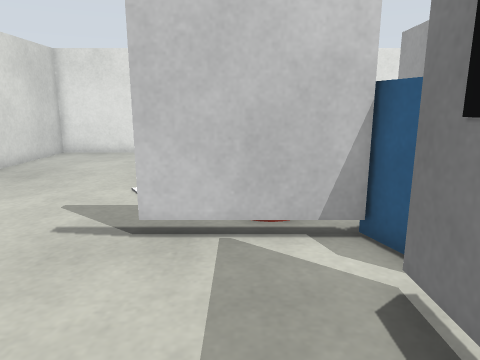
[1] (above)

16 first-person views from a walk through a world built for the Gazebo simulator. The camera is 0.54 m above the floor, tilts 12° down and sees 70° across. The floor is counted in squares, 0.2 m on a side. Each view is taken from the middle of a square. On the plan, view 1 faces up. The plan holds only what a view shows up to about 20 squares ahead; the rest is blank. Robots are left out.

[2]
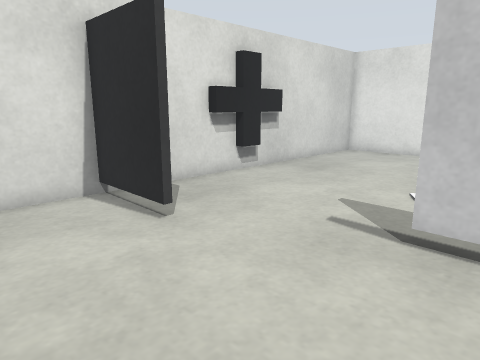

[3]
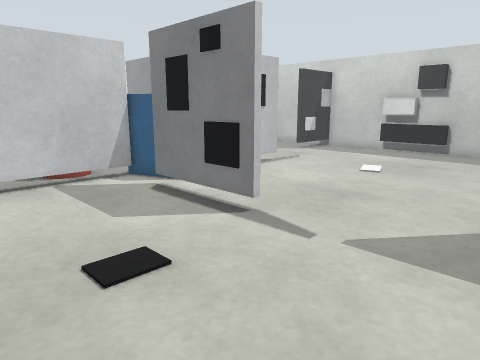

[4]
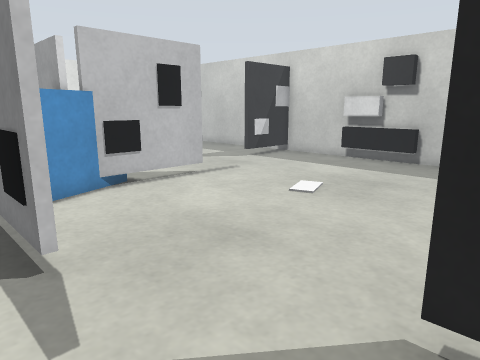

[5]
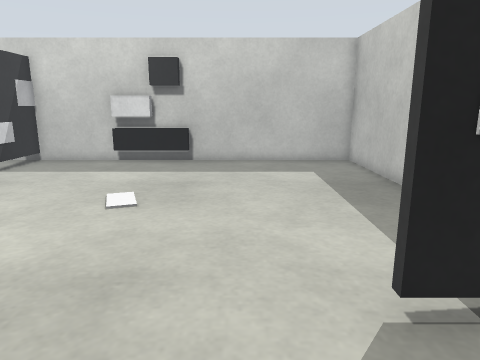

[6]
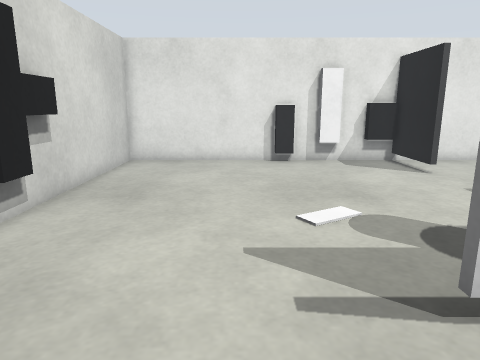

[7]
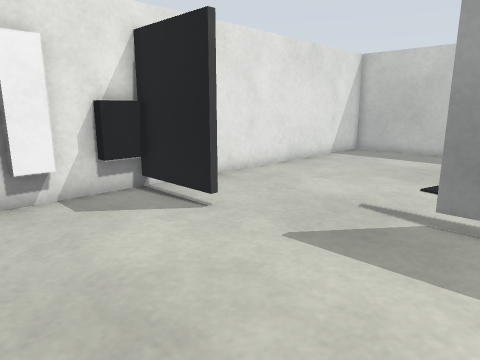

[8]
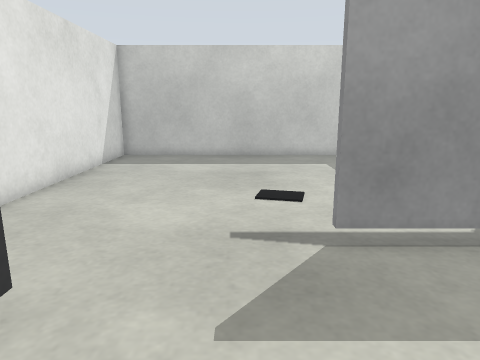

[9]
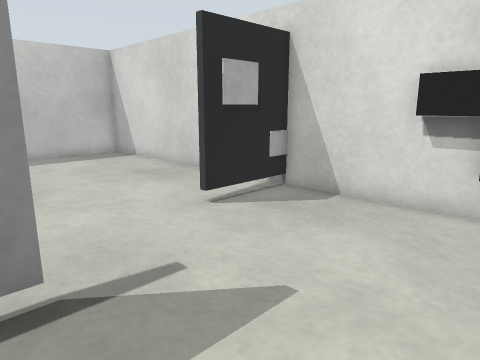

[10]
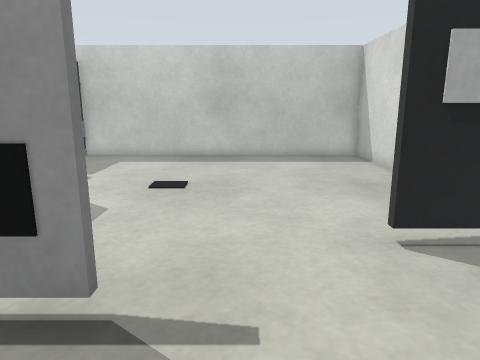

[11]
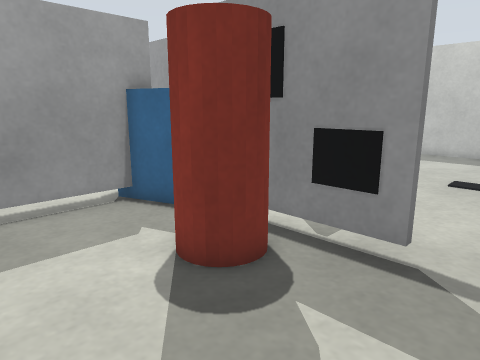

[12]
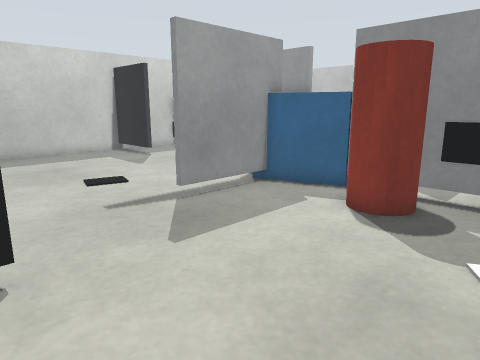

[13]
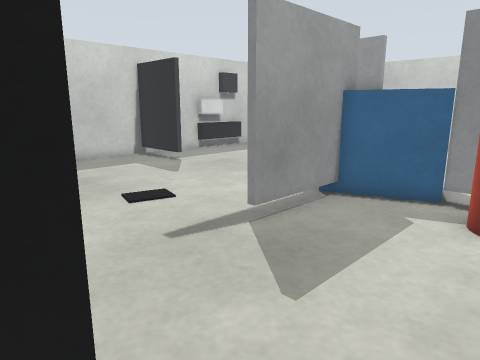

[14]
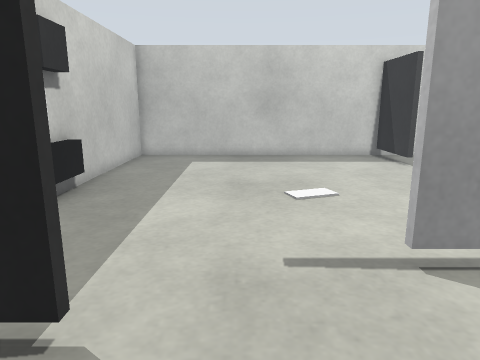

[15]
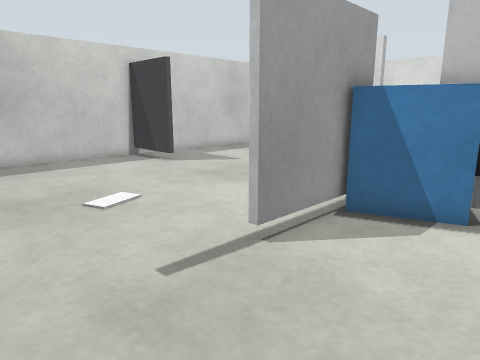

[16]
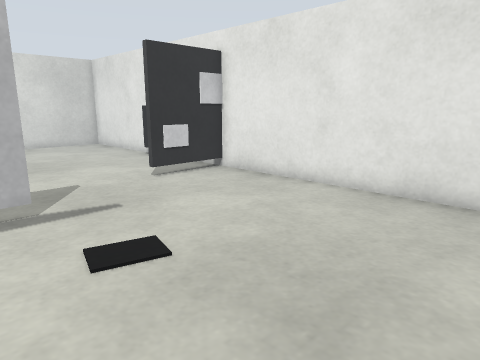

### Floor plan
Key: @ floor where view 1 was taken; # wall or solid block; . floor; T thing the floor can be seen under or through; P pillar; C crate; B black box; W white box; O other object.
Columns run from 11 left of view 1 to 19 right of it. Each row starts with its distance up from view 1.
 21 ###############################
 20 #.......O.OO.O#...............#
 19 #.............#...............#
 18 #.............W...............#
 17 #.............#...............#
 16 #.............................#
 15 #.............................#
 14 #.............................#
 13 #O............................#
 12 #O..............T.............#
 11 #O..............T.............#
 10 #O..............T.............#
  9 #O.........PP...T.............#
  8 #..........PP..CCC........#####
  7 #........TTTTTCCCC.........W..#
  6 #.............C CCC###........#
  5 #W##...........CC...B.........#
  4 #............#................#
  3 #............B...............O#
  2 #............B...............O#
  1 #............B...............O#
  0 #..........@.#...............O#
 -1 #.............................#
 -2 #.............................#
 -3 #.............................#
 -4 #.............................#
 -5 #.............................#
 -6 #...............#.............#
 -7 #...............#.............#
 -8 #............... .............#
 -9 ################O##############

Where each view was taken, in squares from view 1:
view 1: 0 up, 0 right, facing up
view 2: 0 up, 0 right, facing up-left
view 3: 6 down, 4 left, facing up-right
view 4: 6 down, 1 right, facing up-right
view 5: 3 down, 1 right, facing right
view 6: 3 up, 5 left, facing up
view 7: 10 up, 3 left, facing up-right
view 8: 14 up, 1 left, facing right
view 9: 12 up, 1 left, facing down-left
view 10: 11 up, 4 left, facing down
view 11: 13 up, 4 left, facing down-right
view 12: 18 up, 3 left, facing down-right
view 13: 18 up, 0 right, facing down-right
view 14: 11 up, 13 right, facing down
view 15: 10 up, 15 right, facing down-left
view 16: 10 up, 15 right, facing up-left
